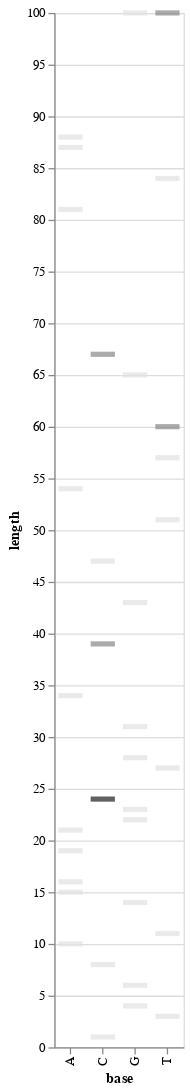

The notebook cell this image was saved under:
### Markdown cell above
The following chart is created using the `alt.Chart()` function and passing the data as an argument. The `mark_tick()` function is used to create a tick chart with a thickness of 4 pixels.

The chart is encoded with two main axis:

- y-axis which represents the length of the data and it is encoded by the `'length'` field of the data.
- x-axis which represents the base of the data and it is encoded by the `'base'` field of the data.
The chart also encodes a color, it encodes the `'count'` field of the data and it sets the legend to `None` and it uses the `'greys'` scale from the Altair library.

Finally, the chart properties are set to a width of 100 pixels and a height of 800 pixels.

### Code cell
import altair as alt
alt.Chart(sequences_grouped_by_length).mark_tick(thickness=4).encode(
    y = alt.Y('length:Q'),
    x = alt.X('base'),
    color=alt.Color('count:Q',legend=None,
                    scale=alt.Scale(scheme="greys"))
).properties(
    width=100,
    height=800)

### Figure 1 — Vega-Lite specification as saved in the notebook (floating-point values rounded to 4 significant figures)
{"config": {"view": {"continuousWidth": 400, "continuousHeight": 300}}, "data": {"name": "data-5650348fcc3dbf4a470160cf3ea573d2"}, "mark": {"type": "tick", "thickness": 4}, "encoding": {"color": {"field": "count", "legend": null, "scale": {"scheme": "greys"}, "type": "quantitative"}, "x": {"field": "base", "type": "nominal"}, "y": {"field": "length", "type": "quantitative"}}, "height": 800, "width": 100, "$schema": "https://vega.github.io/schema/vega-lite/v4.17.0.json", "datasets": {"data-5650348fcc3dbf4a470160cf3ea573d2": [{"base": "A", "length": 10, "count": 1}, {"base": "A", "length": 15, "count": 1}, {"base": "A", "length": 16, "count": 1}, {"base": "A", "length": 19, "count": 1}, {"base": "A", "length": 21, "count": 1}, {"base": "A", "length": 34, "count": 1}, {"base": "A", "length": 54, "count": 1}, {"base": "A", "length": 81, "count": 1}, {"base": "A", "length": 87, "count": 1}, {"base": "A", "length": 88, "count": 1}, {"base": "C", "length": 1, "count": 1}, {"base": "C", "length": 8, "count": 1}, {"base": "C", "length": 24, "count": 3}, {"base": "C", "length": 39, "count": 2}, {"base": "C", "length": 47, "count": 1}, {"base": "C", "length": 67, "count": 2}, {"base": "G", "length": 4, "count": 1}, {"base": "G", "length": 6, "count": 1}, {"base": "G", "length": 14, "count": 1}, {"base": "G", "length": 22, "count": 1}, {"base": "G", "length": 23, "count": 1}, {"base": "G", "length": 28, "count": 1}, {"base": "G", "length": 31, "count": 1}, {"base": "G", "length": 43, "count": 1}, {"base": "G", "length": 65, "count": 1}, {"base": "G", "length": 100, "count": 1}, {"base": "T", "length": 3, "count": 1}, {"base": "T", "length": 11, "count": 1}, {"base": "T", "length": 27, "count": 1}, {"base": "T", "length": 51, "count": 1}, {"base": "T", "length": 57, "count": 1}, {"base": "T", "length": 60, "count": 2}, {"base": "T", "length": 84, "count": 1}, {"base": "T", "length": 100, "count": 2}]}}
